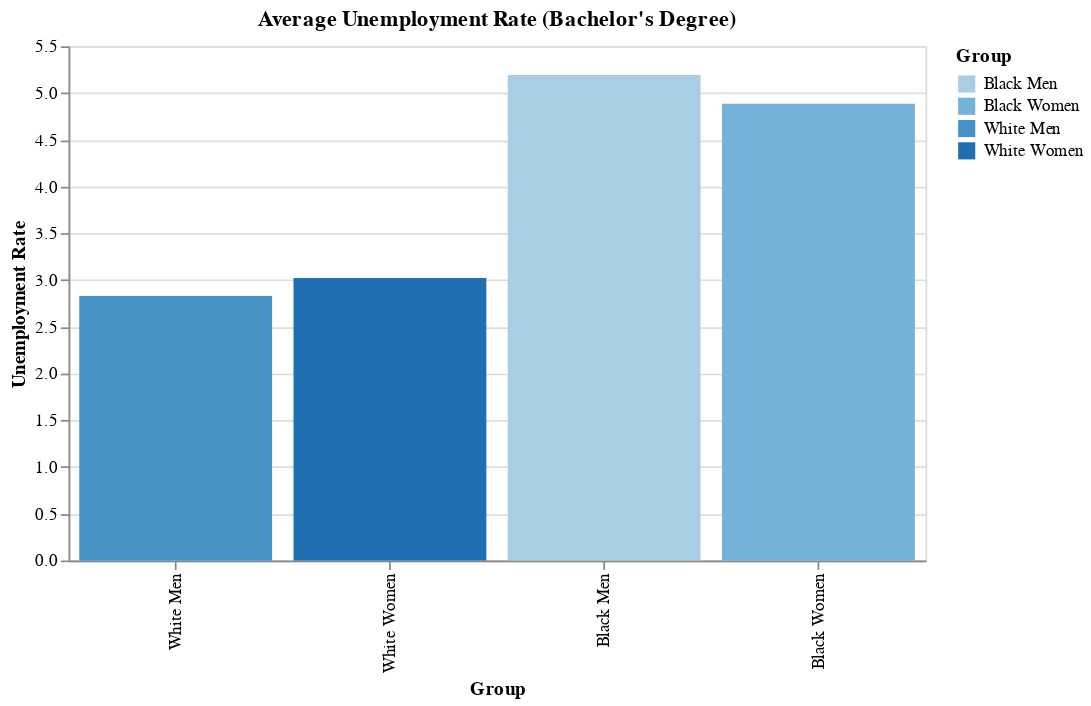

Notebook source saved alongside this figure:
### Code cell
cur.execute('''
SELECT 
    AVG(white_men_bachelors_degree),
    AVG(white_women_bachelors_degree),
    AVG(black_men_bachelors_degree),
    AVG(black_women_bachelors_degree)
FROM filtered_unemployment_data
''')

result = cur.fetchone()

# Prepare the data for Altair
data = pd.DataFrame({
    'Group': ["White Men", "White Women", "Black Men", "Black Women"],
    'Unemployment Rate': result
})

# Create the bar chart
chart = alt.Chart(data).mark_bar().encode(
    x=alt.X('Group', sort=None),
    y='Unemployment Rate',
   color=alt.Color('Group', scale=alt.Scale(scheme='blues'))
).properties(
    title="Average Unemployment Rate (Bachelor's Degree)",
    width=500,
    height=300
)

chart.display()

### Figure 1 — Vega-Lite specification as saved in the notebook (floating-point values rounded to 4 significant figures)
{"config": {"view": {"continuousWidth": 300, "continuousHeight": 300}}, "data": {"name": "data-f2be9527004b245f58d02fdfcc3b29d4"}, "mark": {"type": "bar"}, "encoding": {"color": {"field": "Group", "scale": {"scheme": "blues"}, "type": "nominal"}, "x": {"field": "Group", "sort": null, "type": "nominal"}, "y": {"field": "Unemployment Rate", "type": "quantitative"}}, "height": 300, "title": "Average Unemployment Rate (Bachelor's Degree)", "width": 500, "$schema": "https://vega.github.io/schema/vega-lite/v5.20.1.json", "datasets": {"data-f2be9527004b245f58d02fdfcc3b29d4": [{"Group": "White Men", "Unemployment Rate": 2.828}, {"Group": "White Women", "Unemployment Rate": 3.021}, {"Group": "Black Men", "Unemployment Rate": 5.193}, {"Group": "Black Women", "Unemployment Rate": 4.885}]}}
